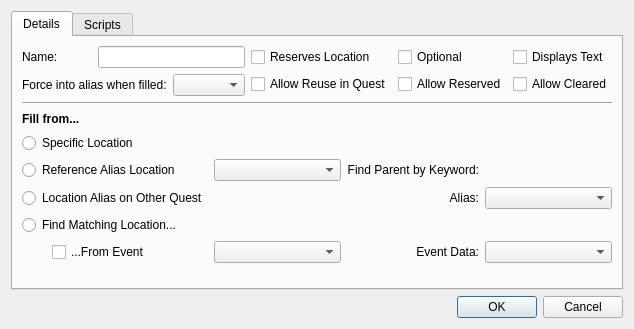
<?xml version="1.0" encoding="UTF-8"?>
<ui version="4.0">
 <class>FormSubdialogQuestLocAlias</class>
 <widget class="QDialog" name="FormSubdialogQuestLocAlias">
  <property name="windowTitle">
   <string>Location Alias</string>
  </property>
  <layout class="QGridLayout" name="gridLayout">
   <item row="0" column="0">
    <widget class="QTabWidget" name="tabWidget">
     <property name="currentIndex">
      <number>0</number>
     </property>
     <widget class="QWidget" name="tabDetails">
      <attribute name="title">
       <string>Details</string>
      </attribute>
      <layout class="QGridLayout" name="gridLayout_5">
       <item row="2" column="0">
        <widget class="QLabel" name="label">
         <property name="font">
          <font>
           <weight>75</weight>
           <bold>true</bold>
          </font>
         </property>
         <property name="text">
          <string>Fill from...</string>
         </property>
        </widget>
       </item>
       <item row="0" column="0">
        <layout class="QGridLayout" name="gridLayout_2">
         <item row="0" column="0">
          <widget class="QLabel" name="label_2">
           <property name="text">
            <string>Name:</string>
           </property>
           <property name="buddy">
            <cstring>name</cstring>
           </property>
          </widget>
         </item>
         <item row="1" column="2">
          <widget class="QComboBox" name="forceInto"/>
         </item>
         <item row="0" column="1" colspan="2">
          <widget class="QLineEdit" name="name"/>
         </item>
         <item row="0" column="3" rowspan="2">
          <layout class="QGridLayout" name="layoutFlags">
           <item row="0" column="1">
            <widget class="QCheckBox" name="flagReserve">
             <property name="whatsThis">
              <string>&lt;html&gt;&lt;head/&gt;&lt;body&gt;&lt;p&gt;If the quest is started via a Story Manager event, and if this alias &amp;quot;reserves&amp;quot; its Location, then the Story Manager will not fill any other alias with this Location unless one of the following is true: the other alias allows &amp;quot;reserved&amp;quot; Locations; the other alias uses the &amp;quot;Location Alias on Other Quest&amp;quot; fill type; or the other alias belongs to a &amp;quot;Start Game Enabled&amp;quot; quest.&lt;/p&gt;&lt;/body&gt;&lt;/html&gt;</string>
             </property>
             <property name="text">
              <string>Reserves Location</string>
             </property>
            </widget>
           </item>
           <item row="0" column="2">
            <widget class="QCheckBox" name="flagOptional">
             <property name="text">
              <string>Optional</string>
             </property>
            </widget>
           </item>
           <item row="1" column="3">
            <widget class="QCheckBox" name="flagAllowCleared">
             <property name="whatsThis">
              <string>&lt;html&gt;&lt;head/&gt;&lt;body&gt;&lt;p&gt;If unchecked, the Story Manager will not fill aliases with Locations that have been cleared. If checked, this alias will be exempt from that limitation, though the Story Manager will still prefer Locations that have not been cleared whenever any are available.&lt;/p&gt;&lt;/body&gt;&lt;/html&gt;</string>
             </property>
             <property name="text">
              <string>Allow Cleared</string>
             </property>
            </widget>
           </item>
           <item row="0" column="3">
            <widget class="QCheckBox" name="flagDisplaysText">
             <property name="whatsThis">
              <string>&lt;html&gt;&lt;head/&gt;&lt;body&gt;&lt;p&gt;Allows this alias's Location to be used in text replacement.&lt;/p&gt;&lt;/body&gt;&lt;/html&gt;</string>
             </property>
             <property name="text">
              <string>Displays Text</string>
             </property>
            </widget>
           </item>
           <item row="1" column="2">
            <widget class="QCheckBox" name="flagAllowReserved">
             <property name="text">
              <string>Allow Reserved</string>
             </property>
            </widget>
           </item>
           <item row="1" column="1">
            <widget class="QCheckBox" name="flagAllowReuse">
             <property name="whatsThis">
              <string>&lt;html&gt;&lt;head/&gt;&lt;body&gt;&lt;p&gt;Normally, when a quest is started via the Story Manager, the Story Manager will not fill multiple aliases with the same Location. This checkbox exempts this alias from that restriction.&lt;/p&gt;&lt;/body&gt;&lt;/html&gt;</string>
             </property>
             <property name="text">
              <string>Allow Reuse in Quest</string>
             </property>
            </widget>
           </item>
          </layout>
         </item>
         <item row="1" column="0" colspan="2">
          <widget class="QLabel" name="label_3">
           <property name="text">
            <string>Force into alias when filled:</string>
           </property>
           <property name="buddy">
            <cstring>forceInto</cstring>
           </property>
          </widget>
         </item>
        </layout>
       </item>
       <item row="3" column="0">
        <layout class="QGridLayout" name="layoutFill">
         <item row="1" column="1">
          <widget class="QComboBox" name="fillFromSiblingAlias"/>
         </item>
         <item row="0" column="1">
          <widget class="DKFormPicker" name="fillFromPredefined">
           <property name="splitTypesWhenMany">
            <bool>false</bool>
           </property>
          </widget>
         </item>
         <item row="3" column="0">
          <widget class="QRadioButton" name="fillTypeMatching">
           <property name="text">
            <string>Find Matching Location...</string>
           </property>
          </widget>
         </item>
         <item row="2" column="2">
          <widget class="QLabel" name="label_5">
           <property name="text">
            <string>Alias:</string>
           </property>
           <property name="alignment">
            <set>Qt::AlignRight|Qt::AlignTrailing|Qt::AlignVCenter</set>
           </property>
           <property name="buddy">
            <cstring>fillFromExtAliasName</cstring>
           </property>
          </widget>
         </item>
         <item row="4" column="3">
          <widget class="QComboBox" name="findMatchingEventData"/>
         </item>
         <item row="1" column="0">
          <widget class="QRadioButton" name="fillTypeSiblingAlias">
           <property name="text">
            <string>Reference Alias Location</string>
           </property>
          </widget>
         </item>
         <item row="5" column="0" colspan="4">
          <layout class="QHBoxLayout" name="horizontalLayout_2">
           <item>
            <spacer name="horizontalSpacer_2">
             <property name="orientation">
              <enum>Qt::Horizontal</enum>
             </property>
             <property name="sizeType">
              <enum>QSizePolicy::Maximum</enum>
             </property>
             <property name="sizeHint" stdset="0">
              <size>
               <width>30</width>
               <height>10</height>
              </size>
             </property>
            </spacer>
           </item>
           <item>
            <widget class="DKConditionList" name="conditions"/>
           </item>
          </layout>
         </item>
         <item row="4" column="0">
          <layout class="QHBoxLayout" name="horizontalLayout">
           <item>
            <spacer name="horizontalSpacer">
             <property name="orientation">
              <enum>Qt::Horizontal</enum>
             </property>
             <property name="sizeType">
              <enum>QSizePolicy::Maximum</enum>
             </property>
             <property name="sizeHint" stdset="0">
              <size>
               <width>30</width>
               <height>0</height>
              </size>
             </property>
            </spacer>
           </item>
           <item>
            <widget class="QCheckBox" name="findMatchingFlagEvent">
             <property name="text">
              <string>...From Event</string>
             </property>
            </widget>
           </item>
          </layout>
         </item>
         <item row="4" column="2">
          <widget class="QLabel" name="label_6">
           <property name="text">
            <string>Event Data:</string>
           </property>
           <property name="alignment">
            <set>Qt::AlignRight|Qt::AlignTrailing|Qt::AlignVCenter</set>
           </property>
           <property name="buddy">
            <cstring>findMatchingEventData</cstring>
           </property>
          </widget>
         </item>
         <item row="0" column="0">
          <widget class="QRadioButton" name="fillTypePredefined">
           <property name="text">
            <string>Specific Location</string>
           </property>
          </widget>
         </item>
         <item row="2" column="3">
          <widget class="QComboBox" name="fillFromExtAliasName"/>
         </item>
         <item row="2" column="1">
          <widget class="DKFormPicker" name="fillFromExtAliasQuest">
           <property name="splitTypesWhenMany">
            <bool>false</bool>
           </property>
          </widget>
         </item>
         <item row="2" column="0">
          <widget class="QRadioButton" name="fillTypeExternalAlias">
           <property name="text">
            <string>Location Alias on Other Quest</string>
           </property>
          </widget>
         </item>
         <item row="1" column="2">
          <widget class="QLabel" name="label_4">
           <property name="whatsThis">
            <string>&lt;html&gt;&lt;head/&gt;&lt;body&gt;&lt;p&gt;If a Keyword is specified, the game will attempt to find a parent or ancestor Location with that Keyword.&lt;/p&gt;&lt;/body&gt;&lt;/html&gt;</string>
           </property>
           <property name="text">
            <string>Find Parent by Keyword:</string>
           </property>
           <property name="alignment">
            <set>Qt::AlignRight|Qt::AlignTrailing|Qt::AlignVCenter</set>
           </property>
           <property name="buddy">
            <cstring>fillFromSiblingAliasParentKeyword</cstring>
           </property>
          </widget>
         </item>
         <item row="1" column="3">
          <widget class="DKFormPicker" name="fillFromSiblingAliasParentKeyword">
           <property name="splitTypesWhenMany">
            <bool>false</bool>
           </property>
          </widget>
         </item>
         <item row="4" column="1">
          <widget class="QComboBox" name="findMatchingEventName"/>
         </item>
        </layout>
       </item>
       <item row="1" column="0">
        <widget class="Line" name="line">
         <property name="orientation">
          <enum>Qt::Horizontal</enum>
         </property>
        </widget>
       </item>
      </layout>
     </widget>
     <widget class="QWidget" name="tabScripts">
      <attribute name="title">
       <string>Scripts</string>
      </attribute>
      <layout class="QGridLayout" name="gridLayout_3">
       <item row="0" column="0">
        <widget class="DKPapyrusBoundScriptListPane" name="scriptListPane">
         <property name="usesGroupbox">
          <bool>false</bool>
         </property>
        </widget>
       </item>
      </layout>
     </widget>
    </widget>
   </item>
   <item row="1" column="0">
    <layout class="QHBoxLayout">
     <property name="spacing">
      <number>6</number>
     </property>
     <property name="leftMargin">
      <number>0</number>
     </property>
     <property name="topMargin">
      <number>0</number>
     </property>
     <property name="rightMargin">
      <number>0</number>
     </property>
     <property name="bottomMargin">
      <number>0</number>
     </property>
     <item>
      <spacer>
       <property name="orientation">
        <enum>Qt::Horizontal</enum>
       </property>
       <property name="sizeHint" stdset="0">
        <size>
         <width>0</width>
         <height>0</height>
        </size>
       </property>
      </spacer>
     </item>
     <item>
      <widget class="QPushButton" name="buttonOK">
       <property name="text">
        <string>OK</string>
       </property>
      </widget>
     </item>
     <item>
      <widget class="QPushButton" name="buttonCancel">
       <property name="text">
        <string>Cancel</string>
       </property>
      </widget>
     </item>
    </layout>
   </item>
  </layout>
 </widget>
 <customwidgets>
  <customwidget>
   <class>DKFormPicker</class>
   <extends>QWidget</extends>
   <header>widgets/DKFormPicker.h</header>
  </customwidget>
  <customwidget>
   <class>DKPapyrusBoundScriptListPane</class>
   <extends>QWidget</extends>
   <header>widgets/DKPapyrusBoundScriptListPane.h</header>
  </customwidget>
  <customwidget>
   <class>DKConditionList</class>
   <extends>QWidget</extends>
   <header>widgets/DKConditionList.h</header>
  </customwidget>
 </customwidgets>
 <tabstops>
  <tabstop>tabWidget</tabstop>
  <tabstop>name</tabstop>
  <tabstop>forceInto</tabstop>
  <tabstop>flagReserve</tabstop>
  <tabstop>flagOptional</tabstop>
  <tabstop>flagDisplaysText</tabstop>
  <tabstop>flagAllowReuse</tabstop>
  <tabstop>flagAllowReserved</tabstop>
  <tabstop>flagAllowCleared</tabstop>
  <tabstop>fillTypePredefined</tabstop>
  <tabstop>fillFromPredefined</tabstop>
  <tabstop>fillTypeSiblingAlias</tabstop>
  <tabstop>fillFromSiblingAlias</tabstop>
  <tabstop>fillFromSiblingAliasParentKeyword</tabstop>
  <tabstop>fillTypeExternalAlias</tabstop>
  <tabstop>fillFromExtAliasName</tabstop>
  <tabstop>fillTypeMatching</tabstop>
  <tabstop>findMatchingFlagEvent</tabstop>
  <tabstop>findMatchingEventName</tabstop>
  <tabstop>findMatchingEventData</tabstop>
  <tabstop>scriptListPane</tabstop>
  <tabstop>buttonOK</tabstop>
  <tabstop>buttonCancel</tabstop>
  <tabstop>conditions</tabstop>
 </tabstops>
 <resources/>
 <connections/>
</ui>
